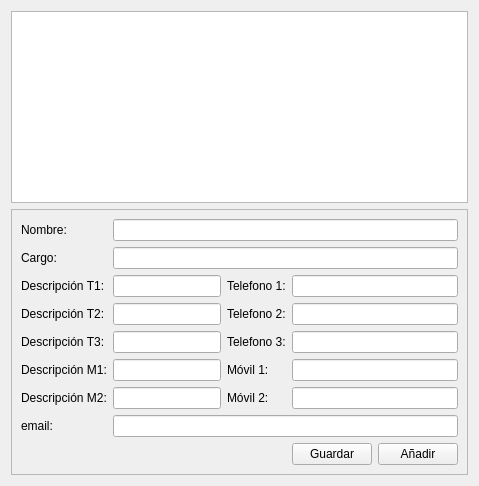
         <widget class="QWidget" name="tabContacto">
          <attribute name="title">
           <string>Contactos</string>
          </attribute>
          <layout class="QGridLayout" name="gridLayout_24">
           <item row="1" column="0">
            <widget class="QFrame" name="frame_3">
             <property name="frameShape">
              <enum>QFrame::StyledPanel</enum>
             </property>
             <property name="frameShadow">
              <enum>QFrame::Raised</enum>
             </property>
             <layout class="QGridLayout" name="gridLayout_23">
              <item row="7" column="0">
               <widget class="QLabel" name="label_59">
                <property name="text">
                 <string>Descripción M2:</string>
                </property>
               </widget>
              </item>
              <item row="0" column="0">
               <widget class="QLabel" name="label_17">
                <property name="text">
                 <string>Nombre:</string>
                </property>
               </widget>
              </item>
              <item row="0" column="1" colspan="5">
               <widget class="QLineEdit" name="txtNombre"/>
              </item>
              <item row="2" column="0">
               <widget class="QLabel" name="label_19">
                <property name="text">
                 <string>Descripción T1:</string>
                </property>
               </widget>
              </item>
              <item row="4" column="0">
               <widget class="QLabel" name="label_23">
                <property name="text">
                 <string>Descripción T3:</string>
                </property>
               </widget>
              </item>
              <item row="6" column="0">
               <widget class="QLabel" name="label_28">
                <property name="text">
                 <string>Descripción M1:</string>
                </property>
               </widget>
              </item>
              <item row="1" column="0">
               <widget class="QLabel" name="label_62">
                <property name="text">
                 <string>Cargo:</string>
                </property>
               </widget>
              </item>
              <item row="9" column="5">
               <widget class="QPushButton" name="btnAnadir_persona_contacto">
                <property name="text">
                 <string>Añadir</string>
                </property>
                <property name="icon">
                 <iconset resource="../maya.qrc">
                  <normaloff>:/Icons/PNG/add.png</normaloff>:/Icons/PNG/add.png</iconset>
                </property>
                <property name="iconSize">
                 <size>
                  <width>15</width>
                  <height>15</height>
                 </size>
                </property>
               </widget>
              </item>
              <item row="3" column="0">
               <widget class="QLabel" name="label_22">
                <property name="text">
                 <string>Descripción T2:</string>
                </property>
               </widget>
              </item>
              <item row="2" column="4" colspan="2">
               <widget class="QLineEdit" name="txtTelefono1"/>
              </item>
              <item row="2" column="3">
               <widget class="QLabel" name="label_25">
                <property name="text">
                 <string>Telefono 1:</string>
                </property>
               </widget>
              </item>
              <item row="2" column="1" colspan="2">
               <widget class="QLineEdit" name="txtDescripcionT1"/>
              </item>
              <item row="3" column="3">
               <widget class="QLabel" name="label_24">
                <property name="text">
                 <string>Telefono 2:</string>
                </property>
               </widget>
              </item>
              <item row="4" column="3">
               <widget class="QLabel" name="label_26">
                <property name="text">
                 <string>Telefono 3:</string>
                </property>
               </widget>
              </item>
              <item row="6" column="3">
               <widget class="QLabel" name="label_60">
                <property name="text">
                 <string>Móvil 1:</string>
                </property>
               </widget>
              </item>
              <item row="7" column="3">
               <widget class="QLabel" name="label_61">
                <property name="text">
                 <string>Móvil 2:</string>
                </property>
               </widget>
              </item>
              <item row="3" column="4" colspan="2">
               <widget class="QLineEdit" name="txtTelefono2"/>
              </item>
              <item row="4" column="4" colspan="2">
               <widget class="QLineEdit" name="txtTelefono3"/>
              </item>
              <item row="6" column="4" colspan="2">
               <widget class="QLineEdit" name="txtMovil1"/>
              </item>
              <item row="7" column="4" colspan="2">
               <widget class="QLineEdit" name="txtMovil2"/>
              </item>
              <item row="3" column="1" colspan="2">
               <widget class="QLineEdit" name="txtDescripcionT2"/>
              </item>
              <item row="4" column="1" colspan="2">
               <widget class="QLineEdit" name="txtDescripcionT3"/>
              </item>
              <item row="6" column="1" colspan="2">
               <widget class="QLineEdit" name="txtDescripcionM1"/>
              </item>
              <item row="7" column="1" colspan="2">
               <widget class="QLineEdit" name="txtDescripcionM2"/>
              </item>
              <item row="8" column="0">
               <widget class="QLabel" name="label_34">
                <property name="text">
                 <string>email:</string>
                </property>
               </widget>
              </item>
              <item row="8" column="1" colspan="5">
               <widget class="QLineEdit" name="txtemail_contacto"/>
              </item>
              <item row="9" column="4">
               <widget class="QPushButton" name="btnGuardarContacto">
                <property name="text">
                 <string>Guardar</string>
                </property>
                <property name="icon">
                 <iconset resource="../maya.qrc">
                  <normaloff>:/Icons/PNG/Save.png</normaloff>:/Icons/PNG/Save.png</iconset>
                </property>
                <property name="iconSize">
                 <size>
                  <width>15</width>
                  <height>15</height>
                 </size>
                </property>
               </widget>
              </item>
              <item row="1" column="1" colspan="5">
               <widget class="QLineEdit" name="txtCargo"/>
              </item>
             </layout>
            </widget>
           </item>
           <item row="0" column="0">
            <widget class="QTableView" name="tablaContactos">
             <property name="alternatingRowColors">
              <bool>true</bool>
             </property>
             <property name="selectionMode">
              <enum>QAbstractItemView::SingleSelection</enum>
             </property>
             <property name="selectionBehavior">
              <enum>QAbstractItemView::SelectRows</enum>
             </property>
            </widget>
           </item>
          </layout>
         </widget>
